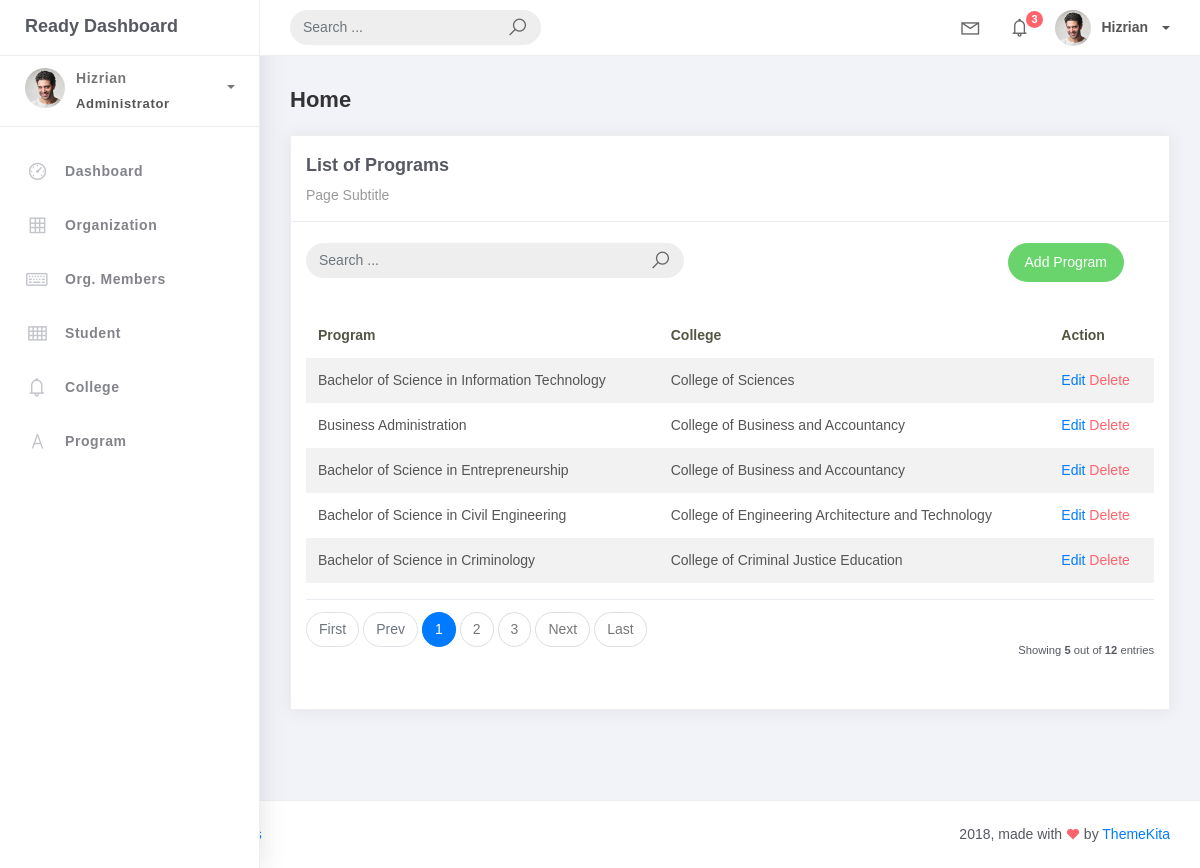
/program_list/, run on the app's committed database.
### studentorg/models.py (models this page shows, shortened)
class BaseModel(models.Model):
    created_at = models.DateTimeField(auto_now_add=True, db_index=True)
    updated_at = models.DateTimeField(auto_now=True)
    class Meta:
        abstract = True

class Program(BaseModel):
    prog_name = models.CharField(max_length=150)
    college = models.ForeignKey(College, on_delete=models.CASCADE)

class College(BaseModel):
    college_name = models.CharField(max_length=150)
    def __str__(self):
        return self.college_name

### studentorg/views.py (the view)
# urls.py: path('program_list/', ProgramList.as_view(), name='program_list'),
class ProgramList(ListView):
    model = Program
    context_object_name = 'programs'
    template_name = 'program_list.html'
    paginate_by = 5

### templates/program_list.html
{% extends 'base.html' %}
{% load static %}
{% block content %}
<div class="content">
    <div class="container-fluid">
        <h4 class="page-title">Home</h4>
        <div class="row">
            <div class="col-md-12">
                <div class="card">
                    <div class="card-header">
                        <div class="card-title">List of Programs</div>
                        <div class="card-category">Page Subtitle</div>
                    </div>
                    <br />
                    <div class="col-md-12 row">
                        <div class="col-md-6">
                            <form class="navbar-left navbar-form nav-search mr-md-3" action="{% url 'program_list' %}">
                                <div class="input-group">
                                    <input type="text" placeholder="Search ..." class="form-control" name="q" value="{{ request.GET.q }}" >
                                    <div class="input-group-append">
                                        <span class="input-group-text">
                                            <i class="la la-search search-icon"></i>
                                        </span>
                                    </div>
                                </div>
                            </form>
                        </div>
                        <div class="col-md-6">
                            <div class="pull-right">
                                <a href="{% url 'program-add' %}" class="btn btn-success btn-rounded">Add Program</a>
                            </div>
                        </div>
                    </div>
                    <div class="card-body">
                        <table class="table table-striped mt-3">
                            <thead>
                                <tr>
                                    <th scope="col">Program</th>
                                    <th scope="col">College</th>
                                    <th scope="col">Action</th>
                                </tr>
                            </thead>
                            <tbody>
                                {% for object in object_list %}
                                <tr>
                                    <td>{{ object.prog_name }}</td>
                                    <td>{{ object.college }}</td>
                                    <td>
                                        <a href="{% url 'program-update' object.id %}">Edit</a>
                                        <a href="{% url 'program-delete' object.id %}" class="text-danger">Delete</a>
                                    </td>
                                </tr>
                                {% empty %}
                                <tr>
                                    <td colspan="3" style="text-align: center;">
                                        <p class="text-sm font-weight-bold mb-0">No Records Found</p>
                                    </td>
                                </tr>
                                {% endfor %}
                            </tbody>
                        </table>
                        {% include 'includes/pagination.html' %}
                    </div>
                </div>
            </div>
        </div>
    </div>
</div>
{% endblock %}

### data on the page
Program: prog_name "Bachelor of Science in Information Technology", college "College of Sciences"
Program: prog_name "Business Administration", college "College of Business and Accountancy"
Program: prog_name "Bachelor of Science in Entrepreneurship", college "College of Business and Accountancy"
Program: prog_name "Bachelor of Science in Civil Engineering", college "College of Engineering Architecture and Technology"
Program: prog_name "Bachelor of Science in Criminology", college "College of Criminal Justice Education"

### other printed values
{{ page_num }} "1"
{{ page_num }} "2" "3"
{{ object_list.count }} "5"
{{ paginator.count }} "12"
